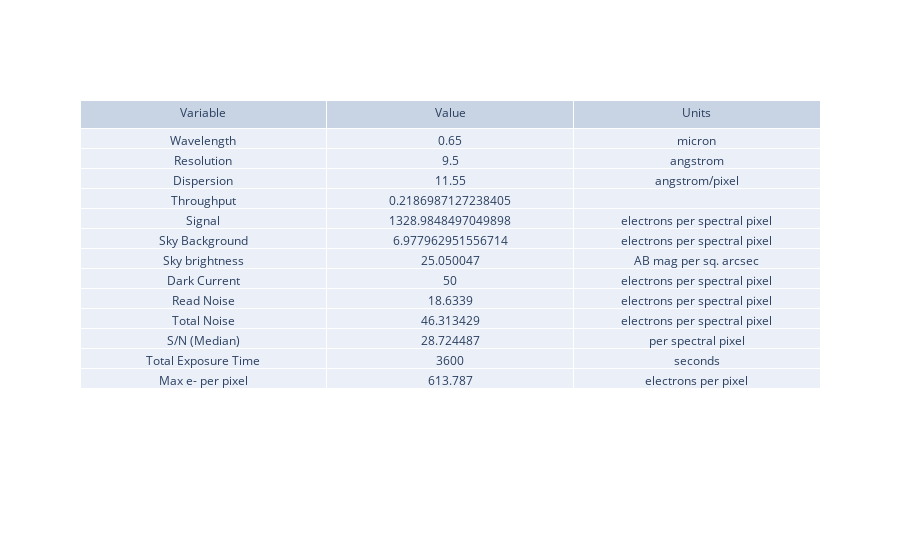

Notebook code cell kept with this figure:
### Markdown cell above
##### Use CTRL + / to comment/uncomment blocks of code

### Code cell
# test out the function
###############------ Using this to create the background filter ------###########

# currently using: LowWhite, slit settings

userinput = {"telescope": "SOAR",  #choices are "SOAR", "Gemini", "ATLAS_PROBE" 
             "instrument": "SAMOS_VIS",#choices are "SAMOS", "SCORPIO", ,GMOX", ATLAS, SAMOS_VIS"
            "band": "LowWhite",      #other choices are 
                                  # SAMOS: "LowRed", "LowBlue", "HighRed", "HighBlue", "LowWhite"
                                  # SCORPIO: "g", "r", "i", "z", "Y", "J", "H", "K"
                                  # GMOX: "Blue", "Red", "J", "H", "K"
                                  # ATLAS: "atlas_IR"
            "slit_width":.33,    #(arcsec) - Other choices are 
                                  # SAMOS: 0.167, 0.333, 0.500, 0.667, 0.833, 1.000
                                  # SCORPIO: 0.36, 0.54, 0.72, 1.08, 1.44, 2.16, 4.32
                                  # GMOX: 0.083, 0.167, 0.250, 0.333, 0.417, 0.500, 0.583, 0.667, 0.750, 0.833, 0.917, 1.00 
                                  # ATLAS: 0.75             
            "time":3600,          #exposure time (s)
            "nExp":5,             # Nr of frames; increases RON, helps saturation, always dither=2 if >0
            "Nreads":1,           # for IRs, RON goes with SQRT(Nreads), so this is the Nr of Fowler pairs
                                  # for CCDs  (all VIS channels) use Nreads = 1 
            "theta":.5,          # extension of the source in the cross dispersion direction (arcsec): choice: theta = slitwidth in slitless mode
            "lineF":-99,          #use -99 for a dummy value
            "lineW":-99,          #use -99 for a dummy value
            "FWHM":200,           #Width of the line as emitted by the source, in km/s 
            "z":0,
            "specFile":"./templates/Galaxy_Kmag_19_Haflux_5e-17_ebmv_0_z_2_highResSpec_obs_redshift.txt", 
            "mag":22.5,
            "NormalizeUserSpec":True,
            "InputInAngstroms":True,
            "SN":-99,             # = -99 to calculate; othersise set "SN"  > 0 to extract time needed to reach the given SNR
            }
gotit = set_telescope_instrument(userinput)
telescope=gotit['telescope']
instrument=gotit['instrument']

#telescope = dict(gotit)
#instrument = dict(gotit)
#print(telescope)
#print(instrument)

etc_output = general_etc_serena(userinput)

##########################
fig = go.Figure(data=[go.Table(header=dict(values=['Variable', 'Value', 'Units']),
                 cells=dict(values=[
                     etc_output["summary_struct"]['quant'],
                     etc_output["summary_struct"]['value'],
                     etc_output["summary_struct"]['unit']]))
                     ])

fig.show()

### Figure 1 — Plotly figure (JSON) as saved in the notebook; plotly's stock layout.template omitted (floating-point values rounded to 4 significant figures)
{"data": [{"cells": {"values": [["Wavelength", "Resolution", "Dispersion", "Throughput", "Signal", "Sky Background", "Sky brightness", "Dark Current", "Read Noise", "Total Noise", "S/N (Median)", "Total Exposure Time", "Max e- per pixel"], [0.65, 9.5, 11.55, 0.2187, 1329.0, 6.978, 25.05, 50, 18.63, 46.31, 28.72, 3600, 613.8], ["micron", "angstrom", "angstrom/pixel", "", "electrons per spectral pixel", "electrons per spectral pixel", "AB mag per sq. arcsec", "electrons per spectral pixel", "electrons per spectral pixel", "electrons per spectral pixel", "per spectral pixel", "seconds", "electrons per pixel"]]}, "header": {"values": ["Variable", "Value", "Units"]}, "type": "table"}], "layout": {}}
